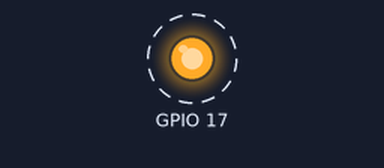
The program below on a simulated Raspberry Pi (BCM pin numbers). Shown: output pins drawn as LEDs (lit = HIGH). Dashed ring = blinking. At 10.0 s the program stops and its outputs stay as they are.

Above: at 0.5 s.
Timing chart, 0 to 4.6 s (numbered marks = the images above):
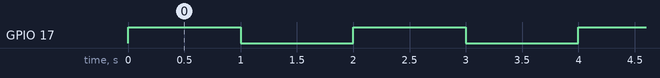

The program:

blink.py
```python
#EJEMPLO DE BLINKING CON RASPBERRY PI

import RPi.GPIO as GPIO #importamos la libreria y cambiamos su nombre por "GPIO"
import time #necesario para los delays

#establecemos el sistema de numeracion que queramos, en mi caso BCM
GPIO.setmode(GPIO.BCM)

#configuramos el pin GPIO17 como una salida
GPIO.setup(17, GPIO.OUT)

#encendemos y apagamos el led 5 veces
for i in range(0,5):

    GPIO.output(17, GPIO.HIGH)
    time.sleep(1)
    GPIO.output(17, GPIO.LOW)
    time.sleep(1)

GPIO.cleanup()  #devuelve los pines a su estado inicial
```

Measured:
- by itself, GPIO 17: alternates HIGH for 1.0 s and LOW for 1.0 s, 10 changes in all, then stays LOW
